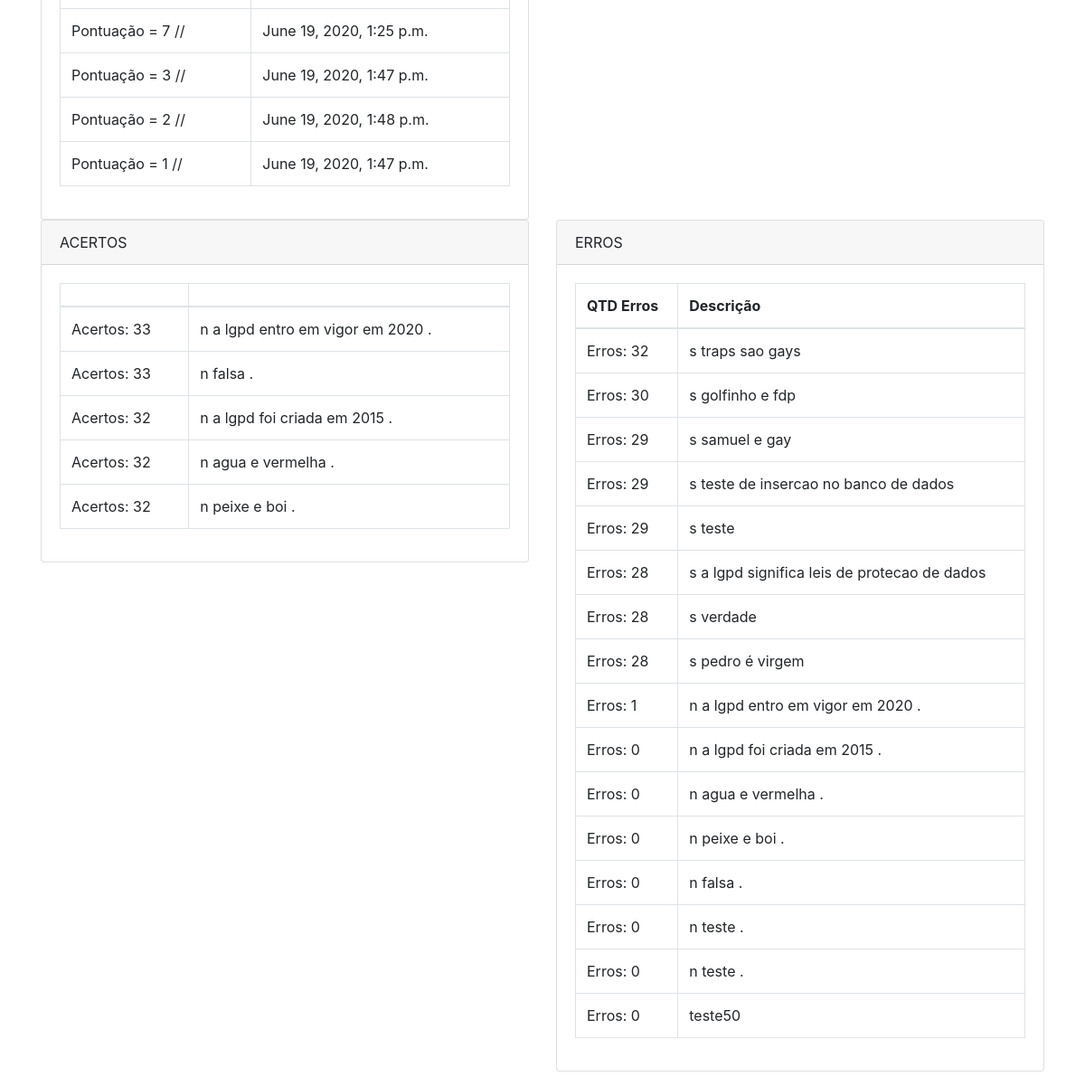
Page / (signed in, lower part) on the earlier database version.
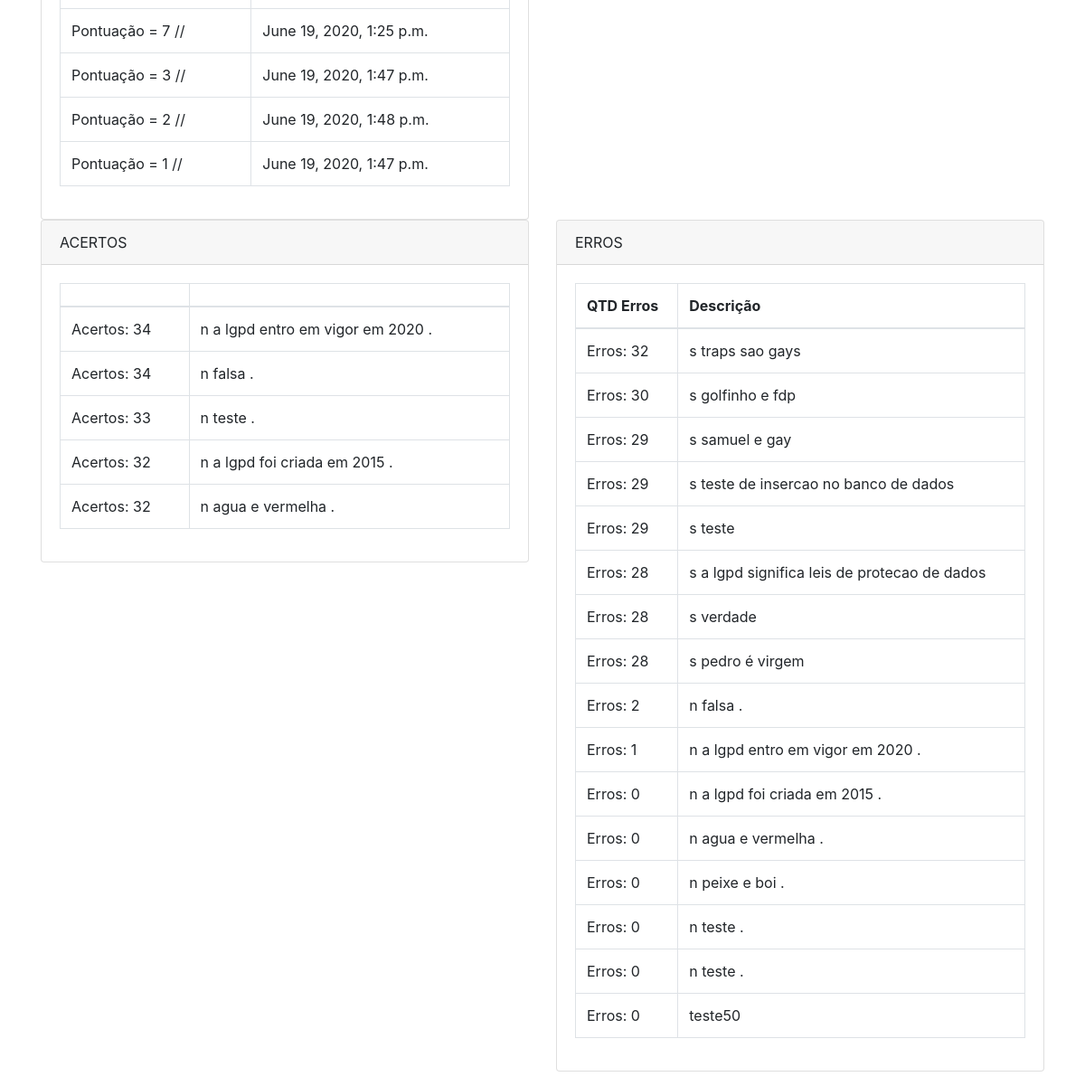
Same page on the later database version.
### app/models.py (models this page shows)
class Jogo(models.Model):
    jogador = models.IntegerField()
    nome_jogador = models.CharField(max_length=254, default="test")
    pontuacao = models.IntegerField()
    data_jogo = models.DateTimeField(auto_now=True)

class PerguntaSimples (models.Model):
    descricao = models.CharField(max_length=254)
    resposta =  models.BooleanField()
    acertos = models.IntegerField(default = 0)
    erros = models.IntegerField(default = 0)

### app/views.py (the view)
# urls.py: 2. Add a URL to urlpatterns:  path('', views.home, name='home')
@login_required(login_url='/login/')
def home(request):
    data = {}
    if request.user.is_superuser or request.user.is_staff:
        try:
            data['acertos']= PerguntaSimples.objects.all().order_by('-acertos')[:5]
            print(data['acertos'])
            data['erros']=PerguntaSimples.objects.all().order_by('-erros')
            data['melhores']=Jogo.objects.all().order_by('-pontuacao')[:5]
            if request.user.is_staff:
                data['score']=Jogo.objects.filter(jogador=request.user.id).order_by('-pontuacao')
        except:
            None
    else:
        try:
            data['score']=Jogo.objects.filter(jogador=request.user.id).order_by('-pontuacao')
        except:
            None
    return render(request, 'home.html',data)

### app/templates/home.html (shortened to what this page needs)
{% extends 'template.html' %}
{% block content %}
<div class="container" style="margin-top: 10vh;">
	<div class="row">
		<div class="col-md-12 box-container">
			<form action="">
				<div class="form-group">
					<div class="row">
						<div class="col-md-6">
							<div class="card">
								<div class="card-body">
									<table data-toggle="table" class="table table-bordered">
										<tbody>
											{% for item in score %}
											<tr>
												<td>
													Pontuação = {{item.pontuacao}} //
												</td>
												<td>
													{{item.data_jogo}}
												</td>
											</tr>
											{% endfor %}
										</tbody>
									</table>
								</div>
							</div>
						</div>
						{% if user.is_superuser or is_staff%}
						<div class="col-md-6">
						</div>
						{%endif%}
					</div>
					{% if user.is_superuser or is_staff%}
					<div class="row">
						<div class="col-md-6">
							<div class="card">
								<div class="card-header">
									ACERTOS
								</div>
								<div class="card-body">
									<table data-toggle="table" class="table table-bordered">
										<thead>
											<tr>
												<th></th>
												<th></th>
											</tr>
										</thead>
										<tbody>
											{% for item in acertos %}
											<tr>
												<td>Acertos: {{item.acertos}}</td>
												<td>{{item.descricao}}</td>
											</tr>
											{% endfor %}
										</tbody>
									</table>
								</div>
							</div>
						</div>
						<div class="col-md-6">
							<div class="card">
								<div class="card-header">
                                    ERROS
                                </div>
								<div class="card-body">
									<table data-toggle="table" class="table table-bordered">
										<thead>
											<tr>
												<th>QTD Erros</th>
												<th>Descrição</th>
											</tr>
										</thead>
										<tbody>
											{% for item in erros %}
											<tr>
												<td>Erros: {{item.erros}} </td>
												<td>{{item.descricao}}</td>
											</tr>
											{% endfor %}
										</tbody>
									</table>
								</div>
							</div>
						</div>
					</div>
					{%endif%}
				</div>
			</form>
		</div>
	</div>
</div>
{% endblock %}

Differences in the rows shown:
no longer on one of the page's lists (row unchanged): PerguntaSimples: acertos "32", descricao "n peixe e boi ."
changed PerguntaSimples "n a lgpd entro em vigor em 2020 .": acertos "33" → "34"
changed PerguntaSimples "n falsa .": acertos "33" → "34"; erros "0" → "2"; moves up the list
now on one of the page's lists (row edited): PerguntaSimples: acertos "33", descricao "n teste ."
